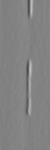
#> input picture visualization/um_000000/CD/current_window1.png, 50 x 150 px, given in place of bochum_000000_020673_BEV.png, which was not available
$ python detector_for_KITTI.py   (older library calls are emulated)
#> lines starting #> are read from the running program, lines starting #| are printed output that depends on the picture
import cv2
import numpy as np
from scipy import signal
from sklearn.linear_model import LinearRegression
import cubic
from sklearn.preprocessing import MinMaxScaler
import math
from scipy import ndimage
import scipy.cluster.hierarchy as hcluster
import random
import os, shutil
import time

DEFAULT_LINE_LIST = ['CD']
DEFAULT_LINE_INFO = [[(770, 170), 150, 50, 0]]

class LineDetector:

    # the list of current lines information at the starting point
    # C = Curb, S = Solid (white) line, D = Dashed (white) line
    # SS = Straight Solid line, CD = Curved Dashed line, CS = Curved Solid line ..
    # each line should be a detectable visual unit

    # line info: [mid point(x, y) at bottom for initial detect window,
    #             detect window height,
    #             detect window width,
    #             initial angel (in radians)]

    def __init__(self,
                 min_over_hough = 50,
                 min_length = 56/3,
                 max_length = 56*1.2,
                 image_dimension = (800, 400),
                 dash_interval_pxl = 90,
                 line_list= DEFAULT_LINE_LIST,
                 line_info= DEFAULT_LINE_INFO,
                 lane_width = 53,
                 initial_angle = 0,
                 max_turning_angle = [-100, 100],
                 current_image_name = 'um_000000',
                 current_image_path= "../../../../KITTI/data_road/transformed/",
                 vis_folder_prefix = 'visualization/',
                 step_window= False,
                 visualization = False
                 ):

        self.min_over_hough = min_over_hough
        self.min_length = min_length
        self.max_length= max_length
        self.image_dimension= image_dimension
        self.dash_interval_pxl= dash_interval_pxl # the interval + one line length, 0-300 is legal value for window_h=200
        self.line_list= line_list
        self.line_info= line_info
        self.lane_width= lane_width # used for solid line mode
        self.initial_angle= initial_angle
        self.current_image_name= current_image_name
        self.current_image_path= current_image_path
        self.vis_folder_prefix = vis_folder_prefix
        assert len(self.line_info) == len(self.line_list)
        self.step_window= step_window
        self.visualization = visualization
        self.max_turning_angle = max_turning_angle


    @staticmethod
    def rotate(origin, point, angle):
        """
        Rotate a point counterclockwise by a given angle around a given origin.

        The angle should be given in radians.

        point = (3, 4)
        origin = (2, 2)
        rotate(origin, point, math.radians(10))
        (2.6375113976783475, 4.143263683691346)
        """
        ox, oy = origin
        px, py = point

        qx = ox + math.cos(angle) * (px - ox) - math.sin(angle) * (py - oy)
        qy = oy + math.sin(angle) * (px - ox) + math.cos(angle) * (py - oy)
        return qx, qy


    @staticmethod
    def prepare_visualization_folder(vis_folder):
        # clear visualization folder
        for filename in os.listdir(vis_folder):
            file_path = os.path.join(vis_folder, filename)
            try:
                if os.path.isfile(file_path) or os.path.islink(file_path):
                    os.unlink(file_path)
                elif os.path.isdir(file_path):
                    shutil.rmtree(file_path)
            except Exception as e:
                print('Failed to delete %s. Reason: %s' % (file_path, e))


    def detect_and_save(self):

        start_time = time.perf_counter()

        vis_folder = self.vis_folder_prefix+str(self.current_image_name)
        self.prepare_visualization_folder(vis_folder=vis_folder)
        img = cv2.imread(self.current_image_path+str(self.current_image_name)+".png")
#> img is the input picture: shape (150, 50, 3); min 72, max 191, mean 130.3
        img_yuv = cv2.cvtColor(img, cv2.COLOR_BGR2YUV)
#> img_yuv: shape (150, 50, 3); mean of channels 0, 1, 2 130.3, 128, 128
        y, u, v = cv2.split(img_yuv)
#> u: shape (150, 50); every value is 128

        normal_k_v_7 = np.array([[-10, 1, 0, 1, +10],
                              [0,-10, 1, +10, 0],
                              [0, -10, 1, +10, 0],
                              [0, -10, 1, +10, 0],
                              [-10, 1, 0, 1, +10]])

        grad = signal.convolve2d(y, normal_k_v_7, boundary='symm', mode='same')
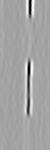
#> grad: shape (150, 50) int64; min -3735, max 3462, mean 910.8; drawn with min black and max white
        scaler = MinMaxScaler()
        scaler.fit(np.array(grad).reshape(-1,1))
#> (the run stopped early here; a loop or call above may not have finished)

$ run again, on visualization/um_000000/CD/current_window5.png
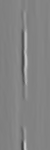
#> input picture visualization/um_000000/CD/current_window5.png, 50 x 150 px, given in place of bochum_000000_020673_BEV.png, which was not available
#> in detect_and_save, img is the input picture: shape (150, 50, 3); min 61, max 201, mean 130.8
#> img_yuv: shape (150, 50, 3); mean of channels 0, 1, 2 130.8, 128, 128
#> u: shape (150, 50); every value is 128
#> in detect_and_save, `grad = signal.convolve2d(y, normal_k_v_7, boundary='symm', mode='same')`:
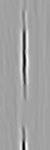
#> grad: shape (150, 50) int64; min -5088, max 4340, mean 904.8; drawn with min black and max white

$ run again, on visualization/um_000000/CD/current_window6.png
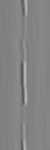
#> input picture visualization/um_000000/CD/current_window6.png, 50 x 150 px, given in place of bochum_000000_020673_BEV.png, which was not available
#> in detect_and_save, img is the input picture: shape (150, 50, 3); min 84, max 182, mean 131.4
#> img_yuv: shape (150, 50, 3); mean of channels 0, 1, 2 131.4, 128, 128
#> u: shape (150, 50); every value is 128
#> in detect_and_save, `grad = signal.convolve2d(y, normal_k_v_7, boundary='symm', mode='same')`:
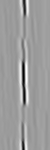
#> grad: shape (150, 50) int64; min -3488, max 3642, mean 909.4; drawn with min black and max white

$ run again, on visualization/um_000000/CD/current_window7.png
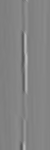
#> input picture visualization/um_000000/CD/current_window7.png, 50 x 150 px, given in place of bochum_000000_020673_BEV.png, which was not available
#> in detect_and_save, img is the input picture: shape (150, 50, 3); min 85, max 188, mean 131.4
#> img_yuv: shape (150, 50, 3); mean of channels 0, 1, 2 131.4, 128, 128
#> u: shape (150, 50); every value is 128
#> in detect_and_save, `grad = signal.convolve2d(y, normal_k_v_7, boundary='symm', mode='same')`:
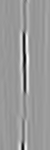
#> grad: shape (150, 50) int64; min -3574, max 3835, mean 911.2; drawn with min black and max white
